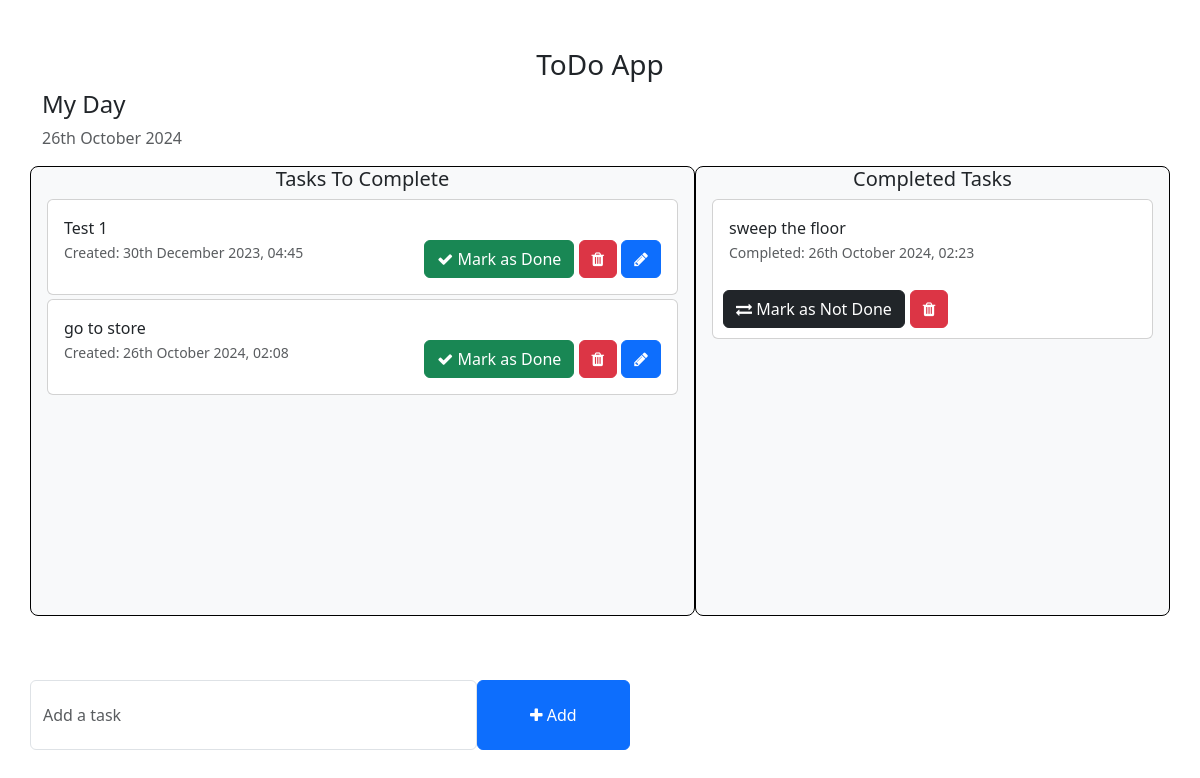
The page / on the database its author committed.
### todo/models.py (models this page shows, shortened)
class Task(models.Model):
    task = models.CharField(max_length=250, blank=False)
    is_completed = models.BooleanField(default=False)
    created_at = models.DateTimeField(auto_now_add=True)
    updated_at = models.DateTimeField(auto_now=True)
    completed_at = models.DateTimeField(null=True, blank=True)

### todo_main/views.py (the view)
# urls.py: 2. Add a URL to urlpatterns:  path('', views.home, name='home')
def home(request):
    tasks = Task.objects.filter(is_completed=False).order_by('-updated_at')
    completed_tasks = Task.objects.filter(is_completed=True).order_by('-updated_at')
    context = {
        'tasks': tasks,
        'completed_tasks': completed_tasks
    }
    return render(request, 'home.html', context=context)

### templates/home.html (shortened to what this page needs)
<!DOCTYPE html>
<html lang="en">
<head>
    <link href="https://cdn.jsdelivr.net/npm/bootstrap@5.3.0-alpha1/dist/css/bootstrap.min.css" rel="stylesheet">
    <link rel="stylesheet" href="https://cdnjs.cloudflare.com/ajax/libs/font-awesome/4.7.0/css/font-awesome.min.css">
</head>
<body>
    <div class="container">
        <h3 class="pt-5 text-center">ToDo App</h3>
        <div class="row">
            <h4>My Day</h4>
            <p class="text-muted">{% now "jS F Y" %}</p>
            <div class=" bg-light col-md-7 col-lg-7" style="border-radius: 8px; border: 1px solid #000; height: 450px; overflow: scroll;">
                <h5 class="text-center">Tasks To Complete</h5>
                {% if tasks %}
                    {% for task in tasks %}
                        <div class="card m-1">
                            <div class="card-body">
                                {{ task.task }}<br>
                                <small class="text-muted">Created: {{ task.created_at|date:"jS F Y, H:i" }}</small>
                                <span style="position: relative; float: right;">
                                    <a href="{% url 'mark_as_done' task.pk %}" class="btn btn-success"><i class="fa fa-check"></i> Mark as Done</a>
                                    <a href="{% url 'delete_task' task.pk %}" class="btn btn-danger"><i class="fa fa-trash"></i></a>
                                    <a href="{% url 'edit_task' task.pk %}" class="btn btn-primary"><i class="fa fa-pencil"></i></a>
                                </span>
                            </div>
                        </div>
                    {% endfor %}
                {% else %}
                    <p>No tasks to do.</p>
                {% endif %}
            </div>
            <div class="bg-light col-md-5 col-lg-5" style="border-radius: 8px; border: 1px solid #000; height: 450px; overflow: scroll;">
                <h5 class="text-center">Completed Tasks</h5>
                {% if completed_tasks %}
                    {% for task in completed_tasks %}
                        <div class="card m-1">
                            <div class="card-body">
                                {{ task.task }}<br>
                                <small class="text-muted">Completed: {{ task.completed_at|date:"jS F Y, H:i" }}</small>
                            </div>
                            <span style="display: flex; justify-content: flex-start; margin: 10px;">
                                <a style="margin-right: 5px;" href="{% url 'mark_as_undone' task.pk %}" class="btn btn-dark"><i class="fa fa-exchange"></i> Mark as Not Done</a>
                                <a href="{% url 'delete_task' task.pk %}" class="btn btn-danger"><i class="fa fa-trash"></i></a>
                            </span>
                        </div>
                    {% endfor %}
                {% else %}
                    <p>No completed tasks available.</p>
                {% endif %}
            </div>
        </div>
        <div class="row">
            <div class="col-md-6 col-lg-6 p-0" style="position: absolute; bottom: 50px;">
                <form action="{% url 'addTask' %}" method="POST" >
                    <div class="form-group">
                        <span style="display: flex;">
                            <input name="task" type="text" class="form-control" placeholder="Add a task">
                            <button type="submit" class="btn btn-primary" style="width: 200px;"><i class="fa fa-plus"></i> Add</button>
                        </span>
                    </div>
                </form>
            </div>
        </div>
    </div>
</body>
</html>

### templates/home.html (style rules this page uses)
.form-control { padding: 1.375rem .75rem !important; }

### rows shown on the page
Task: task "Test 1", created_at "30th December 2023, 04:45"
Task: task "go to store", created_at "26th October 2024, 02:08"
Task: task "sweep the floor", completed_at "26th October 2024, 02:23"
